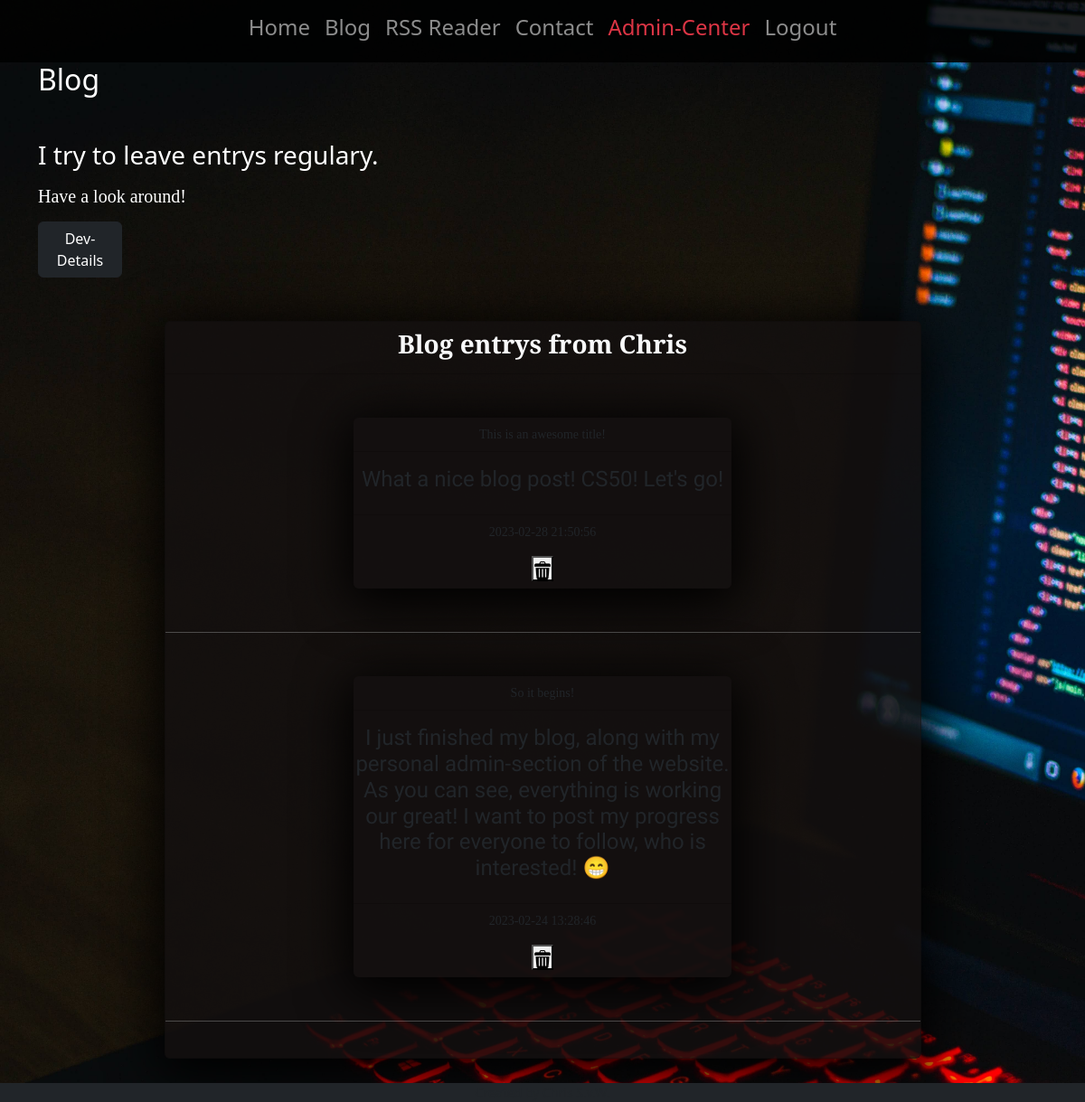
The page /blog (signed in) on the database as committed earlier.
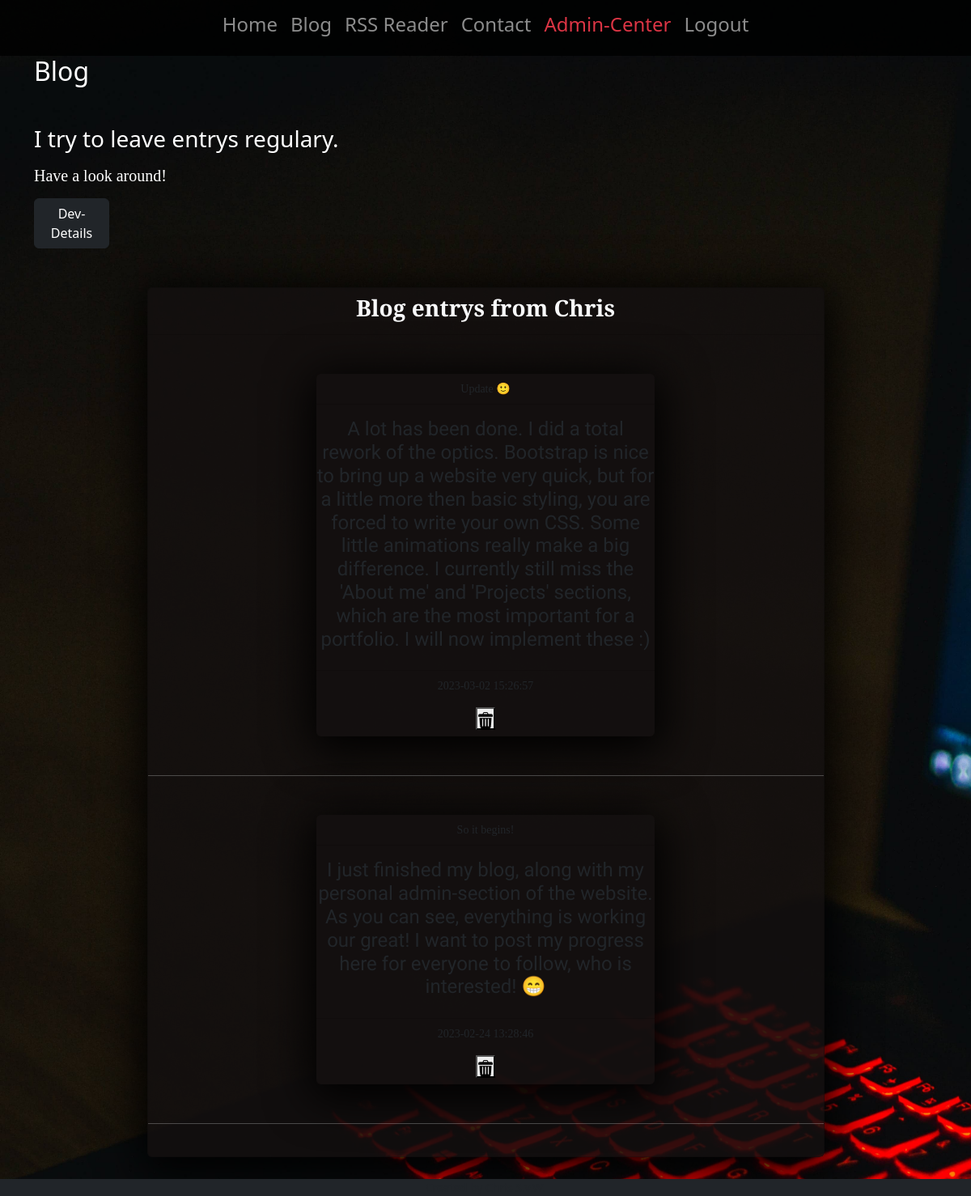
The same page on the database as committed later.
### tables this page shows
CREATE TABLE blog (
post_id INTEGER NOT NULL PRIMARY KEY AUTOINCREMENT,
text TEXT NOT NULL,
title TEXT NOT NULL,
timestamp TEXT
);

### app.py (the view)
@app.route("/blog", methods=["GET"])
@login_required
def blog():
    blogs = db.execute("SELECT * FROM blog ORDER BY timestamp DESC;")
    return render_template("blog.html", blogs=blogs)

### app.py (called while the page is built)
@app.after_request
def after_request(response):
    response.headers["Cache-Control"] = "no-cache, no-store, must-revalidate, public, max-age=0"
    response.headers["Expires"] = 0
    response.headers["Pragma"] = "no-cache"
    return response

### toolbox.py (called while the page is built)
def login_required(f):
    @wraps(f)
    def decorated_function(*args, **kwargs):
        if session.get("user_id") is None:
            return redirect("/login")
        return f(*args, **kwargs)
    return decorated_function

### templates/blog.html (shortened to what this page needs)
{% extends "layout.html" %}
{% block main %}
<h2 class="text-start animation-fade-in-3 mb-5">Blog</h2>
<h3 class="text-start animation-fade-in-4 animation-fly-in-left">I try to leave entrys regulary.</h3>
<h5 class="text-start mt-3 comment-header-font  animation-fade-in-5 animation-fly-in-right">Have a look around!</h5>
<section class="pt-2 text-start" name="documentation">
  <p>
      <a class="btn col-1 btn-dark" data-bs-toggle="collapse" href="#collapseExample" role="button" aria-expanded="false" aria-controls="collapseExample">
        Dev-Details
      </a>
    </p>
</section>
<div class="buffer-1"></div>
    <div class="card mb-5 bg-dark-trans w-75 mx-auto box-shadow-light">
      <div class="card-header">
        <h3 class="site-header-font text-light">Blog entrys from Chris</h3>
      </div>
      <div class="card-text pb-4">
      {%if blogs is defined%}
      {%for blog in blogs%}
      <div class="card border-0 m-5 w-50 mx-auto box-shadow-light bg-dark-trans">
        <div class="card-header bg-color-black small comment-header-font">{{blog['title']}}</div>
        <div class="card-text mt-3 mb-3">
          <h4 class="comment-text-font">{{blog['text']}}</h4>
        </div>
        <div class="card-footer bg-color-blue">
          <p class="small comment-header-font">{{blog['timestamp']}}</p>
          {%if session['user_id'] == 1%}
          <form action="/deletepost" method="post">
          <button type="submit"><img class="trash-can" src="/static/trash-can.png" alt=""></button>
        </form>
        {%endif%}
        </div>
      </div>
      <hr class="text-light">
      {%endfor%}
      {%endif%}
      </div>
    </div>
{% endblock %}

Rows that differ between the two databases and show on the page:
removed blog: title "This is an awesome title!", text "What a nice blog post! CS50! Let's go!", timestamp "2023-02-28 21:50:56"
added blog: title "Update 🙂", text "A lot has been done. I did a total rework of the optics. Bootstrap is nice to bring up a website very quick, but for a little more then basic styling, you are forced to write your own CSS. Some little animations really make a big difference. I currently still miss the 'About me' and 'Projects' sections, which are the most important for a portfolio. I will now implement these :)", timestamp "2023-03-02 15:26:57"
